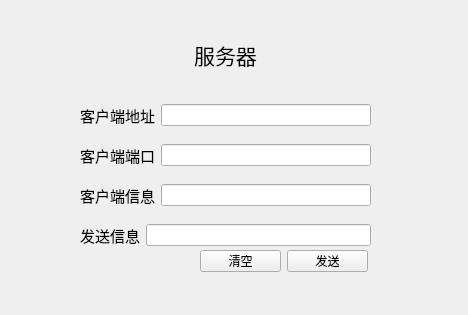
<?xml version="1.0" encoding="UTF-8"?>
<ui version="4.0">
 <class>Widget</class>
 <widget class="QWidget" name="Widget">
  <property name="geometry">
   <rect>
    <x>0</x>
    <y>0</y>
    <width>468</width>
    <height>315</height>
   </rect>
  </property>
  <property name="windowTitle">
   <string>Widget</string>
  </property>
  <widget class="QLabel" name="label_title">
   <property name="geometry">
    <rect>
     <x>110</x>
     <y>10</y>
     <width>231</width>
     <height>91</height>
    </rect>
   </property>
   <property name="text">
    <string>&lt;html&gt;&lt;head/&gt;&lt;body&gt;&lt;p align=&quot;center&quot;&gt;&lt;span style=&quot; font-size:16pt;&quot;&gt;服务器&lt;/span&gt;&lt;/p&gt;&lt;/body&gt;&lt;/html&gt;</string>
   </property>
  </widget>
  <widget class="QWidget" name="layoutWidget">
   <property name="geometry">
    <rect>
     <x>80</x>
     <y>140</y>
     <width>291</width>
     <height>31</height>
    </rect>
   </property>
   <layout class="QHBoxLayout" name="horizontalLayout_2">
    <item>
     <widget class="QLabel" name="label_port">
      <property name="text">
       <string>&lt;html&gt;&lt;head/&gt;&lt;body&gt;&lt;p align=&quot;center&quot;&gt;&lt;span style=&quot; font-size:11pt;&quot;&gt;客户端端口&lt;/span&gt;&lt;/p&gt;&lt;/body&gt;&lt;/html&gt;</string>
      </property>
     </widget>
    </item>
    <item>
     <widget class="QLineEdit" name="lineEdit_port"/>
    </item>
   </layout>
  </widget>
  <widget class="QWidget" name="layoutWidget_2">
   <property name="geometry">
    <rect>
     <x>80</x>
     <y>180</y>
     <width>291</width>
     <height>31</height>
    </rect>
   </property>
   <layout class="QHBoxLayout" name="horizontalLayout_3">
    <item>
     <widget class="QLabel" name="label_info">
      <property name="text">
       <string>&lt;html&gt;&lt;head/&gt;&lt;body&gt;&lt;p align=&quot;center&quot;&gt;&lt;span style=&quot; font-size:11pt;&quot;&gt;客户端信息&lt;/span&gt;&lt;/p&gt;&lt;/body&gt;&lt;/html&gt;</string>
      </property>
     </widget>
    </item>
    <item>
     <widget class="QLineEdit" name="lineEdit_info"/>
    </item>
   </layout>
  </widget>
  <widget class="QWidget" name="layoutWidget">
   <property name="geometry">
    <rect>
     <x>80</x>
     <y>100</y>
     <width>291</width>
     <height>31</height>
    </rect>
   </property>
   <layout class="QHBoxLayout" name="horizontalLayout">
    <item>
     <widget class="QLabel" name="label_ip">
      <property name="text">
       <string>&lt;html&gt;&lt;head/&gt;&lt;body&gt;&lt;p align=&quot;center&quot;&gt;&lt;span style=&quot; font-size:11pt;&quot;&gt;客户端地址&lt;/span&gt;&lt;/p&gt;&lt;/body&gt;&lt;/html&gt;</string>
      </property>
     </widget>
    </item>
    <item>
     <widget class="QLineEdit" name="lineEdit_ip"/>
    </item>
   </layout>
  </widget>
  <widget class="QWidget" name="layoutWidget_3">
   <property name="geometry">
    <rect>
     <x>80</x>
     <y>220</y>
     <width>291</width>
     <height>31</height>
    </rect>
   </property>
   <layout class="QHBoxLayout" name="horizontalLayout_4">
    <item>
     <widget class="QLabel" name="label_send">
      <property name="text">
       <string>&lt;html&gt;&lt;head/&gt;&lt;body&gt;&lt;p align=&quot;center&quot;&gt;&lt;span style=&quot; font-size:11pt;&quot;&gt;发送信息&lt;/span&gt;&lt;/p&gt;&lt;/body&gt;&lt;/html&gt;</string>
      </property>
     </widget>
    </item>
    <item>
     <widget class="QLineEdit" name="lineEdit_send"/>
    </item>
   </layout>
  </widget>
  <widget class="QWidget" name="">
   <property name="geometry">
    <rect>
     <x>200</x>
     <y>250</y>
     <width>168</width>
     <height>22</height>
    </rect>
   </property>
   <layout class="QHBoxLayout" name="horizontalLayout_5">
    <item>
     <widget class="QPushButton" name="button_clear">
      <property name="text">
       <string>清空</string>
      </property>
     </widget>
    </item>
    <item>
     <widget class="QPushButton" name="button_send">
      <property name="text">
       <string>发送</string>
      </property>
     </widget>
    </item>
   </layout>
  </widget>
 </widget>
 <resources/>
 <connections/>
</ui>
